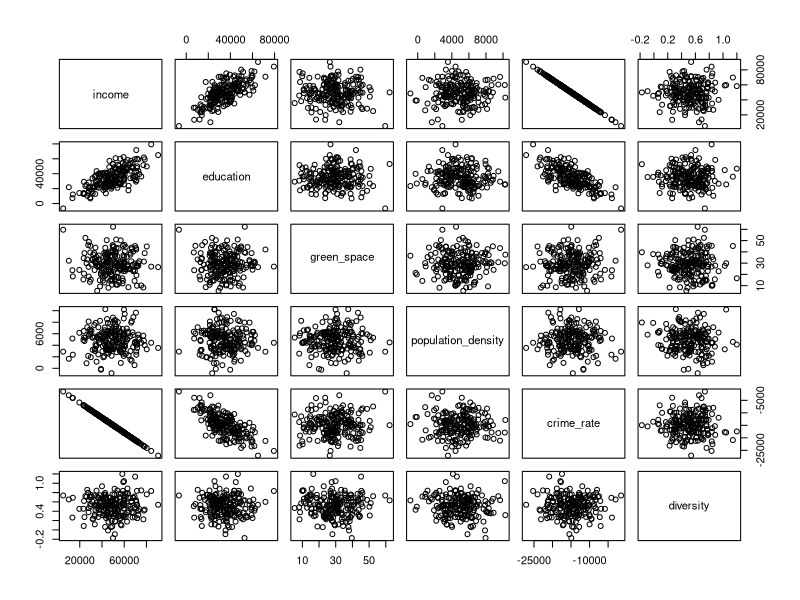

This chart was generated by the following R code:
## ---- chunk 1
library(tidyverse); library(skimr); library(forcats); library(GGally); library(ggplot2); library(car)

set.seed(42)
n <- 200

# Create correlated predictors (some with multicollinearity!)
income <- rnorm(n, 50000, 15000)
education <- 0.7 * income + rnorm(n, 0, 10000)  # Highly correlated with income!
green_space <- rnorm(n, 30, 10)  # FIX: Changed from (0.5, 0.2) to (30, 10)
crime_rate <- -0.3 * income + rnorm(n, 50, 15)
diversity <- rnorm(n, 0.5, 0.2)
population_density <- rnorm(n, 5000, 2000)

# Create a binary variable
has_community_centre <- rbinom(n, 1, 0.4)

# Generate wellbeing (the true model includes some but not all variables)
wellbeing <- 30 + 
  0.0003 * income + 
  0.5 * green_space + 
  -0.2 * crime_rate + 
  3 * has_community_centre +
  5 * diversity +
  rnorm(n, 0, 5)

# Create the dataset
neighborhoods <- data.frame(
  wellbeing, income, education, green_space, 
  crime_rate, diversity, population_density, 
  has_community_centre
)

# Make the binary variable a factor
neighborhoods$has_community_center <- factor(
  neighborhoods$has_community_centre, 
  levels = c(0, 1), 
  labels = c("No", "Yes")
)

## ---- chunk 2
#| echo: true
neighbourhoods_subset <- subset(neighborhoods, select=c(income, education, green_space, population_density, crime_rate, diversity))

cor(neighbourhoods_subset, use="complete.obs")
pairs(neighbourhoods_subset)
